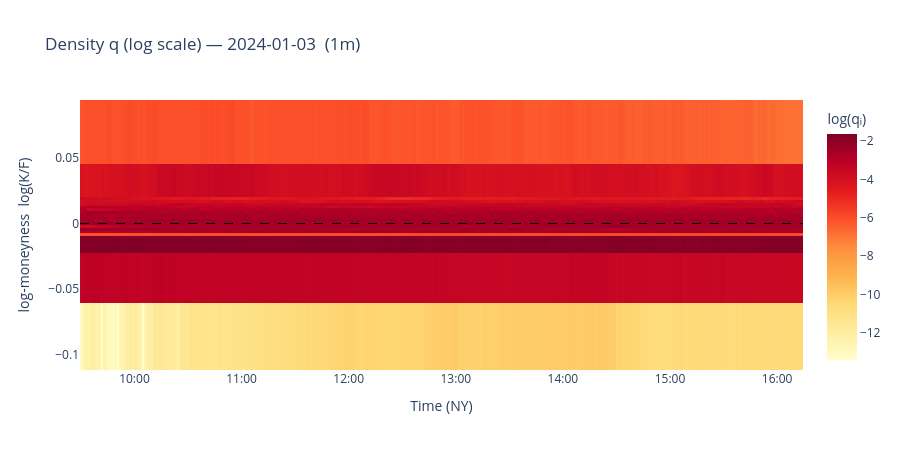

The code cell stored with this chart in its notebook:
### Code cell
# ── Risk-neutral density q heatmap ───────────────────────────────────────
import datetime as _dt
from zoneinfo import ZoneInfo

import plotly.graph_objects as go

_ny = ZoneInfo("America/New_York")

if not good:
    fig = go.Figure()
    fig.update_layout(title="Density q — no data")
else:
    n = len(good)
    mat = np.full((len(anchor_lk), n), np.nan)
    ts_nums = np.empty(n)
    for j, r in enumerate(good):
        mat[:, j] = r["densities"][0]
        ts_nums[j] = _ts_num(r)

    x_dt = [_dt.datetime.fromtimestamp(t, tz=_ny) for t in ts_nums]
    log_mat = np.log(np.where(mat > 0, mat, np.nan))

    fig = go.Figure(
        go.Heatmap(
            x=x_dt,
            y=anchor_lk,
            z=log_mat,
            colorscale="YlOrRd",
            colorbar=dict(title="log(qᵢ)"),
        )
    )

    fig.add_hline(y=0, line=dict(color="black", width=1, dash="dash"))

    fig.update_layout(
        title=f"Density q (log scale) — {TRADE_DATE}  ({BATCH_FREQ})",
        xaxis=dict(title="Time (NY)", tickformat="%H:%M"),
        yaxis=dict(title="log-moneyness  log(K/F)"),
        width=900,
        height=450,
    )

fig

### Figure 1 — Plotly figure (JSON) as saved in the notebook; plotly's stock layout.template omitted (floating-point values rounded to 4 significant figures; data arrays with more than 128 entries replaced by an {"elided": "..."} marker saying what was removed)
{"data": [{"colorbar": {"title": {"text": "log(qᵢ)"}}, "colorscale": [[0, "rgb(255,255,204)"], [0.125, "rgb(255,237,160)"], [0.25, "rgb(254,217,118)"], [0.375, "rgb(254,178,76)"], [0.5, "rgb(253,141,60)"], [0.625, "rgb(252,78,42)"], [0.75, "rgb(227,26,28)"], [0.875, "rgb(189,0,38)"], [1, "rgb(128,0,38)"]], "type": "heatmap", "x": {"elided": "400 str values"}, "y": [-0.08606, -0.03477, -0.01083, -0.008681, -0.006537, -0.004398, -0.002264, -0.0001338, 0.001992, 0.004113, 0.006229, 0.008341, 0.01045, 0.01255, 0.01465, 0.01674, 0.01883, 0.02092, 0.06971], "z": {"elided": "19x400 float values"}}], "layout": {"height": 450, "shapes": [{"line": {"color": "black", "dash": "dash", "width": 1}, "type": "line", "x0": 0, "x1": 1, "xref": "x domain", "y0": 0, "y1": 0, "yref": "y"}], "title": {"text": "Density q (log scale) — 2024-01-03  (1m)"}, "width": 900, "xaxis": {"tickformat": "%H:%M", "title": {"text": "Time (NY)"}}, "yaxis": {"title": {"text": "log-moneyness  log(K/F)"}}}}
